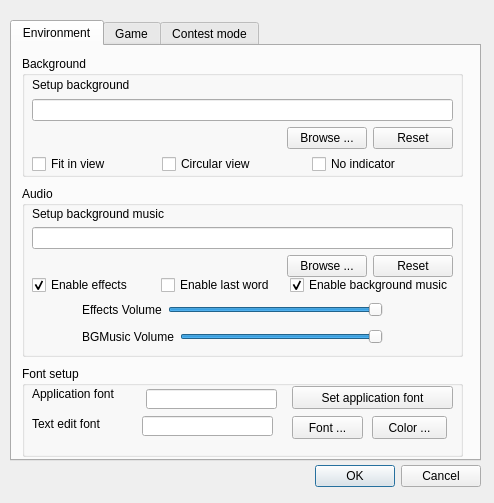
<?xml version="1.0" encoding="UTF-8"?>
<ui version="4.0">
 <class>ConfigDialog</class>
 <widget class="QDialog" name="ConfigDialog">
  <property name="windowModality">
   <enum>Qt::WindowModal</enum>
  </property>
  <property name="geometry">
   <rect>
    <x>0</x>
    <y>0</y>
    <width>494</width>
    <height>503</height>
   </rect>
  </property>
  <property name="windowTitle">
   <string>Config dialog</string>
  </property>
  <widget class="QTabWidget" name="tabWidget">
   <property name="geometry">
    <rect>
     <x>10</x>
     <y>20</y>
     <width>471</width>
     <height>441</height>
    </rect>
   </property>
   <property name="currentIndex">
    <number>0</number>
   </property>
   <widget class="QWidget" name="envTab">
    <attribute name="title">
     <string>Environment</string>
    </attribute>
    <widget class="QGroupBox" name="audioGroupBox">
     <property name="geometry">
      <rect>
       <x>10</x>
       <y>140</y>
       <width>441</width>
       <height>171</height>
      </rect>
     </property>
     <property name="title">
      <string>Audio</string>
     </property>
     <widget class="QWidget" name="layoutWidget1">
      <property name="geometry">
       <rect>
        <x>10</x>
        <y>20</y>
        <width>421</width>
        <height>71</height>
       </rect>
      </property>
      <layout class="QVBoxLayout" name="verticalLayout_5">
       <item>
        <widget class="QLabel" name="setupBgMusicLabel">
         <property name="text">
          <string>Setup background music</string>
         </property>
         <property name="buddy">
          <cstring>bgMusicPathLineEdit</cstring>
         </property>
        </widget>
       </item>
       <item>
        <widget class="QLineEdit" name="bgMusicPathLineEdit">
         <property name="readOnly">
          <bool>true</bool>
         </property>
        </widget>
       </item>
       <item>
        <layout class="QHBoxLayout" name="horizontalLayout_2">
         <item>
          <spacer name="horizontalSpacer_2">
           <property name="orientation">
            <enum>Qt::Horizontal</enum>
           </property>
           <property name="sizeHint" stdset="0">
            <size>
             <width>40</width>
             <height>20</height>
            </size>
           </property>
          </spacer>
         </item>
         <item>
          <widget class="QPushButton" name="browseBgMusicButton">
           <property name="text">
            <string>Browse ...</string>
           </property>
          </widget>
         </item>
         <item>
          <widget class="QPushButton" name="resetBgMusicButton">
           <property name="text">
            <string>Reset</string>
           </property>
          </widget>
         </item>
        </layout>
       </item>
      </layout>
     </widget>
     <widget class="QWidget" name="layoutWidget2">
      <property name="geometry">
       <rect>
        <x>10</x>
        <y>90</y>
        <width>421</width>
        <height>18</height>
       </rect>
      </property>
      <layout class="QHBoxLayout" name="horizontalLayout_3">
       <item>
        <widget class="QCheckBox" name="enableEffectCheckBox">
         <property name="text">
          <string>Enable effects</string>
         </property>
         <property name="checked">
          <bool>true</bool>
         </property>
        </widget>
       </item>
       <item>
        <widget class="QCheckBox" name="enableLastWordCheckBox">
         <property name="text">
          <string>Enable last word</string>
         </property>
        </widget>
       </item>
       <item>
        <widget class="QCheckBox" name="enableBgMusicCheckBox">
         <property name="text">
          <string>Enable background music</string>
         </property>
         <property name="checked">
          <bool>true</bool>
         </property>
        </widget>
       </item>
      </layout>
     </widget>
     <widget class="QWidget" name="layoutWidget_2">
      <property name="geometry">
       <rect>
        <x>60</x>
        <y>110</y>
        <width>301</width>
        <height>54</height>
       </rect>
      </property>
      <layout class="QVBoxLayout" name="VolumeVLayout">
       <item>
        <layout class="QHBoxLayout" name="EffectHLayout">
         <item>
          <widget class="QLabel" name="volumeLable_Effect">
           <property name="text">
            <string>Effects Volume</string>
           </property>
          </widget>
         </item>
         <item>
          <widget class="QSlider" name="volumeSlider_Effect">
           <property name="maximum">
            <number>100</number>
           </property>
           <property name="value">
            <number>100</number>
           </property>
           <property name="orientation">
            <enum>Qt::Horizontal</enum>
           </property>
          </widget>
         </item>
        </layout>
       </item>
       <item>
        <layout class="QHBoxLayout" name="BgmHLayout">
         <item>
          <widget class="QLabel" name="volumeLable_Bgm">
           <property name="text">
            <string>BGMusic Volume</string>
           </property>
          </widget>
         </item>
         <item>
          <widget class="QSlider" name="volumeSlider_Bgm">
           <property name="maximum">
            <number>100</number>
           </property>
           <property name="value">
            <number>100</number>
           </property>
           <property name="orientation">
            <enum>Qt::Horizontal</enum>
           </property>
          </widget>
         </item>
        </layout>
       </item>
      </layout>
     </widget>
    </widget>
    <widget class="QGroupBox" name="bgGroupBox">
     <property name="geometry">
      <rect>
       <x>10</x>
       <y>10</y>
       <width>441</width>
       <height>121</height>
      </rect>
     </property>
     <property name="title">
      <string>Background</string>
     </property>
     <widget class="QWidget" name="layoutWidget4">
      <property name="geometry">
       <rect>
        <x>10</x>
        <y>20</y>
        <width>421</width>
        <height>73</height>
       </rect>
      </property>
      <layout class="QVBoxLayout" name="verticalLayout_2">
       <item>
        <layout class="QVBoxLayout" name="verticalLayout">
         <item>
          <widget class="QLabel" name="backgrounSetupLabel">
           <property name="text">
            <string>Setup background</string>
           </property>
           <property name="buddy">
            <cstring>bgPathLineEdit</cstring>
           </property>
          </widget>
         </item>
         <item>
          <widget class="QLineEdit" name="bgPathLineEdit">
           <property name="readOnly">
            <bool>true</bool>
           </property>
          </widget>
         </item>
        </layout>
       </item>
       <item>
        <layout class="QHBoxLayout" name="horizontalLayout">
         <item>
          <spacer name="horizontalSpacer">
           <property name="orientation">
            <enum>Qt::Horizontal</enum>
           </property>
           <property name="sizeHint" stdset="0">
            <size>
             <width>40</width>
             <height>20</height>
            </size>
           </property>
          </spacer>
         </item>
         <item>
          <widget class="QPushButton" name="browseBgButton">
           <property name="text">
            <string>Browse ...</string>
           </property>
          </widget>
         </item>
         <item>
          <widget class="QPushButton" name="resetBgButton">
           <property name="text">
            <string>Reset</string>
           </property>
          </widget>
         </item>
        </layout>
       </item>
      </layout>
     </widget>
     <widget class="QCheckBox" name="fitInViewCheckBox">
      <property name="geometry">
       <rect>
        <x>10</x>
        <y>100</y>
        <width>151</width>
        <height>16</height>
       </rect>
      </property>
      <property name="text">
       <string>Fit in view</string>
      </property>
     </widget>
     <widget class="QCheckBox" name="circularViewCheckBox">
      <property name="geometry">
       <rect>
        <x>140</x>
        <y>100</y>
        <width>101</width>
        <height>16</height>
       </rect>
      </property>
      <property name="text">
       <string>Circular view</string>
      </property>
     </widget>
     <widget class="QCheckBox" name="noIndicatorCheckBox">
      <property name="geometry">
       <rect>
        <x>290</x>
        <y>100</y>
        <width>95</width>
        <height>16</height>
       </rect>
      </property>
      <property name="text">
       <string>No indicator</string>
      </property>
     </widget>
    </widget>
    <widget class="QGroupBox" name="fontSetupGroupBox">
     <property name="geometry">
      <rect>
       <x>10</x>
       <y>320</y>
       <width>441</width>
       <height>91</height>
      </rect>
     </property>
     <property name="title">
      <string>Font setup</string>
     </property>
     <widget class="QPushButton" name="changeAppFontButton">
      <property name="geometry">
       <rect>
        <x>270</x>
        <y>20</y>
        <width>161</width>
        <height>23</height>
       </rect>
      </property>
      <property name="text">
       <string>Set application font</string>
      </property>
     </widget>
     <widget class="QLabel" name="appFontLabel">
      <property name="geometry">
       <rect>
        <x>10</x>
        <y>20</y>
        <width>96</width>
        <height>16</height>
       </rect>
      </property>
      <property name="text">
       <string>Application font</string>
      </property>
      <property name="buddy">
       <cstring>appFontLineEdit</cstring>
      </property>
     </widget>
     <widget class="QLineEdit" name="appFontLineEdit">
      <property name="enabled">
       <bool>true</bool>
      </property>
      <property name="geometry">
       <rect>
        <x>124</x>
        <y>23</y>
        <width>131</width>
        <height>20</height>
       </rect>
      </property>
      <property name="readOnly">
       <bool>true</bool>
      </property>
     </widget>
     <widget class="QLineEdit" name="textEditFontLineEdit">
      <property name="enabled">
       <bool>true</bool>
      </property>
      <property name="geometry">
       <rect>
        <x>120</x>
        <y>50</y>
        <width>131</width>
        <height>20</height>
       </rect>
      </property>
      <property name="readOnly">
       <bool>false</bool>
      </property>
     </widget>
     <widget class="QPushButton" name="setTextEditFontButton">
      <property name="geometry">
       <rect>
        <x>270</x>
        <y>50</y>
        <width>71</width>
        <height>23</height>
       </rect>
      </property>
      <property name="text">
       <string>Font ...</string>
      </property>
     </widget>
     <widget class="QLabel" name="textEditFontLabel">
      <property name="geometry">
       <rect>
        <x>10</x>
        <y>50</y>
        <width>91</width>
        <height>16</height>
       </rect>
      </property>
      <property name="text">
       <string>Text edit font</string>
      </property>
      <property name="buddy">
       <cstring>textEditFontLineEdit</cstring>
      </property>
     </widget>
     <widget class="QPushButton" name="setTextEditColorButton">
      <property name="geometry">
       <rect>
        <x>350</x>
        <y>50</y>
        <width>75</width>
        <height>23</height>
       </rect>
      </property>
      <property name="text">
       <string>Color ...</string>
      </property>
     </widget>
    </widget>
   </widget>
   <widget class="QWidget" name="gameTab">
    <attribute name="title">
     <string>Game</string>
    </attribute>
    <widget class="QWidget" name="layoutWidget5">
     <property name="geometry">
      <rect>
       <x>10</x>
       <y>20</y>
       <width>236</width>
       <height>22</height>
      </rect>
     </property>
     <layout class="QFormLayout" name="formLayout">
      <property name="fieldGrowthPolicy">
       <enum>QFormLayout::AllNonFixedFieldsGrow</enum>
      </property>
      <item row="0" column="0">
       <widget class="QLabel" name="nullificationLabel">
        <property name="text">
         <string>Nullification count down</string>
        </property>
        <property name="buddy">
         <cstring>nullificationSpinBox</cstring>
        </property>
       </widget>
      </item>
      <item row="0" column="1">
       <widget class="QSpinBox" name="nullificationSpinBox">
        <property name="suffix">
         <string> seconds</string>
        </property>
        <property name="minimum">
         <number>5</number>
        </property>
        <property name="maximum">
         <number>15</number>
        </property>
        <property name="value">
         <number>8</number>
        </property>
       </widget>
      </item>
     </layout>
    </widget>
    <widget class="QCheckBox" name="neverNullifyMyTrickCheckBox">
     <property name="geometry">
      <rect>
       <x>10</x>
       <y>60</y>
       <width>239</width>
       <height>16</height>
      </rect>
     </property>
     <property name="text">
      <string>Never nullify my single target trick</string>
     </property>
     <property name="checked">
      <bool>true</bool>
     </property>
    </widget>
   </widget>
   <widget class="QWidget" name="tab">
    <attribute name="title">
     <string>Contest mode</string>
    </attribute>
    <widget class="QWidget" name="layoutWidget">
     <property name="geometry">
      <rect>
       <x>20</x>
       <y>30</y>
       <width>421</width>
       <height>100</height>
      </rect>
     </property>
     <layout class="QFormLayout" name="formLayout_2">
      <item row="0" column="0">
       <widget class="QLabel" name="smtpServerLabel">
        <property name="text">
         <string>SMTP Server</string>
        </property>
       </widget>
      </item>
      <item row="0" column="1">
       <widget class="QLineEdit" name="smtpServerLineEdit">
        <property name="placeholderText">
         <string>SMTP server's address</string>
        </property>
       </widget>
      </item>
      <item row="1" column="0">
       <widget class="QLabel" name="senderLabel">
        <property name="text">
         <string>Sender</string>
        </property>
       </widget>
      </item>
      <item row="1" column="1">
       <widget class="QLineEdit" name="senderLineEdit">
        <property name="placeholderText">
         <string>The sender's email address</string>
        </property>
       </widget>
      </item>
      <item row="2" column="0">
       <widget class="QLabel" name="passwordLabel">
        <property name="text">
         <string>Password</string>
        </property>
       </widget>
      </item>
      <item row="2" column="1">
       <widget class="QLineEdit" name="passwordLineEdit">
        <property name="placeholderText">
         <string>The password</string>
        </property>
       </widget>
      </item>
      <item row="3" column="0">
       <widget class="QLabel" name="receiverLabel">
        <property name="text">
         <string>Receiver</string>
        </property>
       </widget>
      </item>
      <item row="3" column="1">
       <widget class="QLineEdit" name="receiverLineEdit">
        <property name="placeholderText">
         <string>The receiver's email address</string>
        </property>
       </widget>
      </item>
     </layout>
    </widget>
    <widget class="QCheckBox" name="onlySaveLordCheckBox">
     <property name="geometry">
      <rect>
       <x>20</x>
       <y>140</y>
       <width>191</width>
       <height>16</height>
      </rect>
     </property>
     <property name="text">
      <string>Only save the record of lord</string>
     </property>
    </widget>
   </widget>
  </widget>
  <widget class="QDialogButtonBox" name="buttonBox">
   <property name="geometry">
    <rect>
     <x>140</x>
     <y>460</y>
     <width>341</width>
     <height>32</height>
    </rect>
   </property>
   <property name="orientation">
    <enum>Qt::Horizontal</enum>
   </property>
   <property name="standardButtons">
    <set>QDialogButtonBox::Cancel|QDialogButtonBox::Ok</set>
   </property>
  </widget>
 </widget>
 <resources/>
 <connections>
  <connection>
   <sender>buttonBox</sender>
   <signal>accepted()</signal>
   <receiver>ConfigDialog</receiver>
   <slot>accept()</slot>
   <hints>
    <hint type="sourcelabel">
     <x>248</x>
     <y>254</y>
    </hint>
    <hint type="destinationlabel">
     <x>157</x>
     <y>274</y>
    </hint>
   </hints>
  </connection>
  <connection>
   <sender>buttonBox</sender>
   <signal>rejected()</signal>
   <receiver>ConfigDialog</receiver>
   <slot>reject()</slot>
   <hints>
    <hint type="sourcelabel">
     <x>316</x>
     <y>260</y>
    </hint>
    <hint type="destinationlabel">
     <x>286</x>
     <y>274</y>
    </hint>
   </hints>
  </connection>
 </connections>
</ui>
